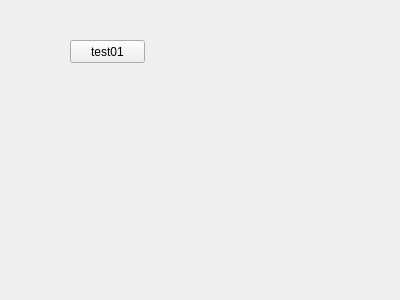
<?xml version="1.0" encoding="UTF-8"?>
<ui version="4.0">
 <class>IniDemoMainWidget</class>
 <widget class="QWidget" name="IniDemoMainWidget">
  <property name="geometry">
   <rect>
    <x>0</x>
    <y>0</y>
    <width>400</width>
    <height>300</height>
   </rect>
  </property>
  <property name="windowTitle">
   <string>IniDemoMainWidget</string>
  </property>
  <widget class="QPushButton" name="test01Button">
   <property name="geometry">
    <rect>
     <x>70</x>
     <y>40</y>
     <width>75</width>
     <height>23</height>
    </rect>
   </property>
   <property name="text">
    <string>test01</string>
   </property>
  </widget>
 </widget>
 <layoutdefault spacing="6" margin="11"/>
 <resources/>
 <connections>
  <connection>
   <sender>test01Button</sender>
   <signal>clicked()</signal>
   <receiver>IniDemoMainWidget</receiver>
   <slot>test01ButtonClicked()</slot>
   <hints>
    <hint type="sourcelabel">
     <x>102</x>
     <y>45</y>
    </hint>
    <hint type="destinationlabel">
     <x>107</x>
     <y>-24</y>
    </hint>
   </hints>
  </connection>
 </connections>
 <slots>
  <slot>test01ButtonClicked()</slot>
 </slots>
</ui>
